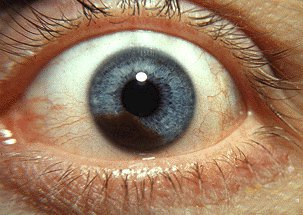
#> input picture images/14286958.jpg, 303 x 215 px
$ python -i processing.py   (imports and definitions only)
#> lines starting #> are read from the running program, lines starting #| are printed output that depends on the picture; after the words box and inside, x2 and y2 are one past the last pixel; in counts of white or black regions, pixels touching at a corner belong together
#> further down, picture is the input picture: shape (215, 303, 3); mean B, G, R 98.2, 124, 155.5
### filtering.py
import cv2
import numpy as np
from display import show_images


def filtering(img, invgray=False, sharpen=False, grayscale=True):
#> called with invgray = False, sharpen = False, grayscale = True
    frame = img

    if grayscale is True:
        cimg = cv2.cvtColor(frame, cv2.COLOR_BGR2GRAY)
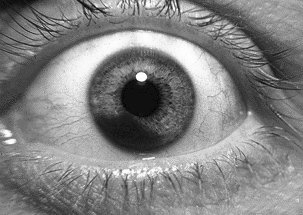
#> cimg: shape (215, 303); min 0, max 255, mean 130.5
    else:
        cimg = frame

    if invgray is True:
        cimg = cv2.bitwise_not(cimg)

    kernel = cv2.getStructuringElement(cv2.MORPH_ELLIPSE, (5, 5))
    blackhat = cv2.morphologyEx(cimg, cv2.MORPH_BLACKHAT, kernel)
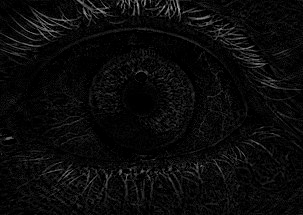
#> blackhat: shape (215, 303); min 0, max 171, mean 10.4
    bottom_hat_filtered = cv2.add(blackhat, cimg)
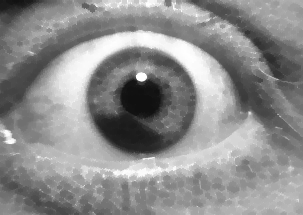
#> bottom_hat_filtered: shape (215, 303); min 16, max 255, mean 141
    # final_img = cv2.medianBlur(bottom_hat_filtered, 17)
    # final_img = cv2.blur(bottom_hat_filtered, (3, 3))

    final_img = cv2.GaussianBlur(bottom_hat_filtered, (5, 5), 0)

    #final_img = cv2.bilateralFilter(cimg, 9, 75, 75)

    if sharpen is True:
        # ---Sharpening filter----
        kernel = np.array([[-1, -1, -1], [-1, 9, -1], [-1, -1, -1]])
        final_img = cv2.filter2D(final_img, -1, kernel)

        kernel = np.ones((5, 5), np.float32)/25
        final_img = cv2.filter2D(final_img, -1, kernel)
    return final_img


# [28 lines left out: function adjust_gamma, not called in this run]


def threshold(img, tValue=100, adaptive=False, binaryInv=False, otsu=False, dilate=False):
#> called with tValue = 100, adaptive = False, binaryInv = False, otsu = False, dilate = False
    if adaptive is False and otsu is False:
        _, thresh = cv2.threshold(img, tValue,
                                  255, cv2.THRESH_BINARY_INV if binaryInv else cv2.THRESH_BINARY)
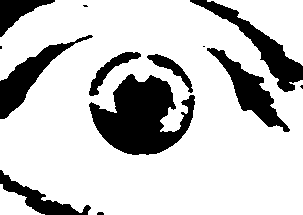
#> thresh: shape (215, 303); 78.3% white; 13 black regions (5 under 20 px), largest, box (x1, y1, x2, y2) and area: (89, 74, 195, 155) 5075, (190, 0, 303, 92) 2152, (0, 35, 93, 119) 1914
    elif adaptive is True and otsu is False:
        thresh = cv2.adaptiveThreshold(
            img, 255, cv2.ADAPTIVE_THRESH_MEAN_C, cv2.THRESH_BINARY, 9, 1)
    elif adaptive is False and otsu is True:
        ret, thresh = cv2.threshold(
            img, 0, 255, cv2.THRESH_BINARY_INV + cv2.THRESH_OTSU)
    else:
        thresh = img

    if dilate is True:
        thresh = dilate_thresh(thresh)

    return thresh


# [25 lines left out: functions dilate_thresh, increase_brightness, not called in this run]

### processing.py
import cv2
import numpy as np
from tqdm import tqdm
from scipy.interpolate import interp1d
from display import draw_ellipse
from filtering import filtering, adjust_gamma, threshold, increase_brightness


# [21 lines left out: function pupil_recognition, not called in this run]


def iris_recognition(image, thresholdiris=100):
    #f_image = increase_brightness(image, value=50)
    #f_image = adjust_gamma(image)
    f_image = filtering(image, invgray=False, sharpen=False, grayscale=True)
    thresh = threshold(f_image, tValue=thresholdiris,
                       adaptive=False, binaryInv=False, otsu=False, dilate=False)
    # high_thresh, thresh = cv2.threshold(
    #     f_image, 0, 255, cv2.THRESH_BINARY + cv2.THRESH_OTSU)
    # lowThresh = 0.5*high_thresh
    canny = cv2.Canny(thresh, 150, 200)
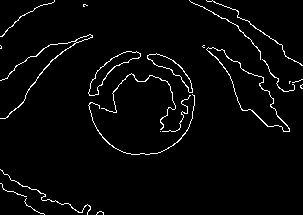
#> canny: shape (215, 303); 3% white in thin lines or dots
    circles = cv2.HoughCircles(
        canny, cv2.HOUGH_GRADIENT, 0.8, image.shape[0], param1=30, param2=10, minRadius=90, maxRadius=130)
#> circles = [[81.5, 101.5, 104.8]]

    cv2.imshow('Filtered', f_image)
    cv2.imshow('Iris Threshold', thresh)
    cv2.imshow('Canny', canny)

    if circles is None:
        # TODO: Gestire il caso in cui non trova cerchi
        pass
    elif circles.shape[0:2] == (1, 1):
        return circles[0, 0]
    else:
        # TODO: Gestire il caso in cui trovo più cerchi
        pass


# [67 lines left out: functions segmentation, crop_image, daugman_normalizaiton, not called in this run]

>>> import cv2
>>> picture = cv2.imread('images/14286958.jpg')
>>> result = iris_recognition(picture)
#> result = [81.5, 101.5, 104.8]

$ run again, on images/1527827984_626_central-heterochromia-reasons-possibility-and-its-types.jpg
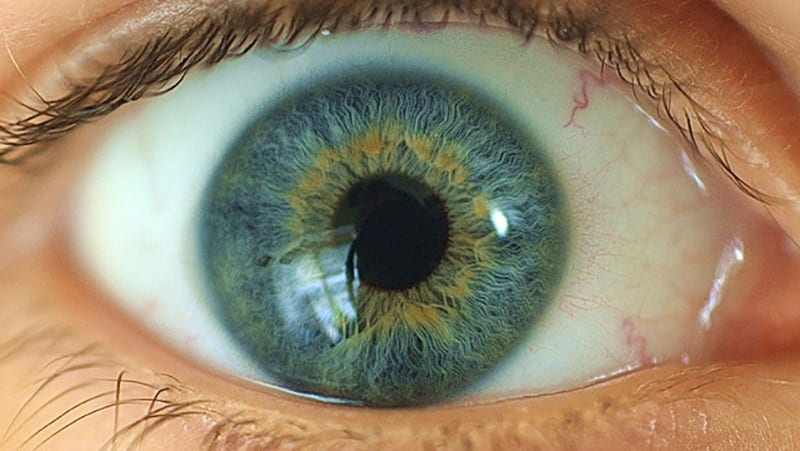
#> input picture images/1527827984_626_central-heterochromia-reasons-possibility-and-its-types.jpg, 800 x 451 px
#> picture is the input picture: shape (451, 800, 3); mean B, G, R 108.1, 133.2, 147.9
#> in threshold, `_, thresh = cv2.threshold(img, tValue, 255, cv2.THRESH_BINARY_INV if b..`:
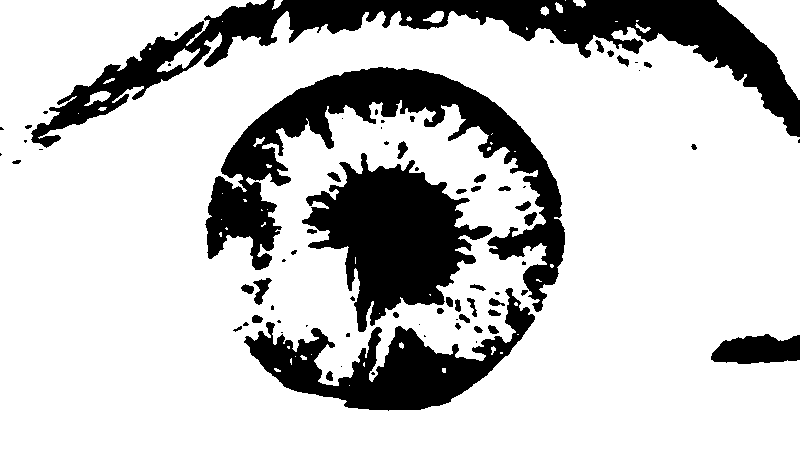
#> thresh: shape (451, 800); 77.3% white; 75 black regions (34 under 20 px), largest, box (x1, y1, x2, y2) and area: (31, 0, 800, 148) 26154, (205, 67, 565, 312) 22091, (302, 153, 492, 332) 16846
#> in iris_recognition, `canny = cv2.Canny(thresh, 150, 200)`:
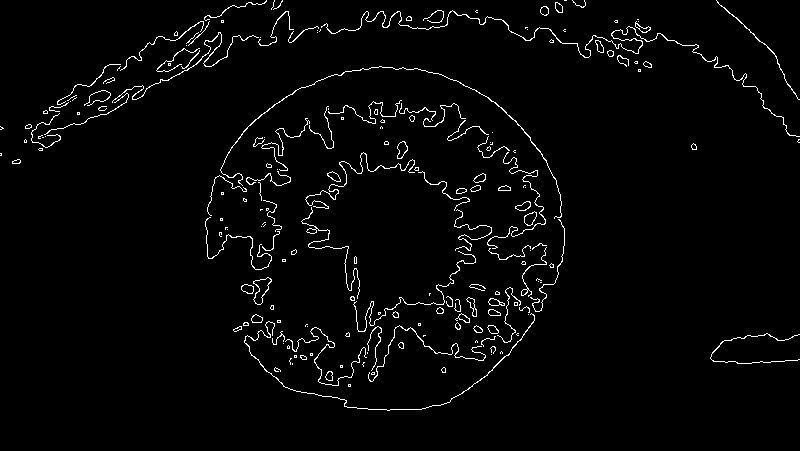
#> canny: shape (451, 800); 2.6% white in thin lines or dots
#> circles = [[399.5, 287.5, 122.8], [42.5, 3.5, 125]]

$ run again, on images/320px-Blue_Green_Eye.jpg
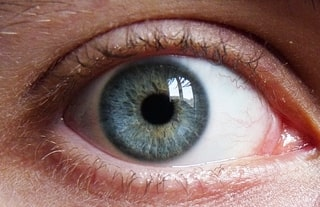
#> input picture images/320px-Blue_Green_Eye.jpg, 320 x 207 px
#> picture is the input picture: shape (207, 320, 3); mean B, G, R 101.1, 106.4, 138.6
#> in threshold, `_, thresh = cv2.threshold(img, tValue, 255, cv2.THRESH_BINARY_INV if b..`:
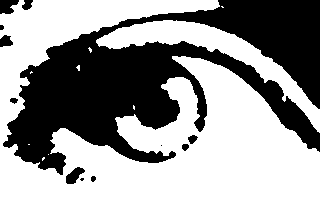
#> thresh: shape (207, 320); 59.8% white; 12 black regions (3 under 20 px), largest, box (x1, y1, x2, y2) and area: (3, 0, 320, 175) 25868, (0, 0, 19, 14) 198, (66, 167, 85, 184) 181
#> in iris_recognition, `canny = cv2.Canny(thresh, 150, 200)`:
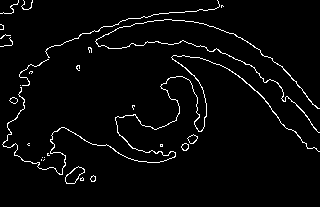
#> canny: shape (207, 320); 3.3% white in thin lines or dots, all inside (x1, y1, x2, y2) = (0, 0, 320, 184)
#> circles = [[175.5, 144.5, 125]]
#> result = [175.5, 144.5, 125]
